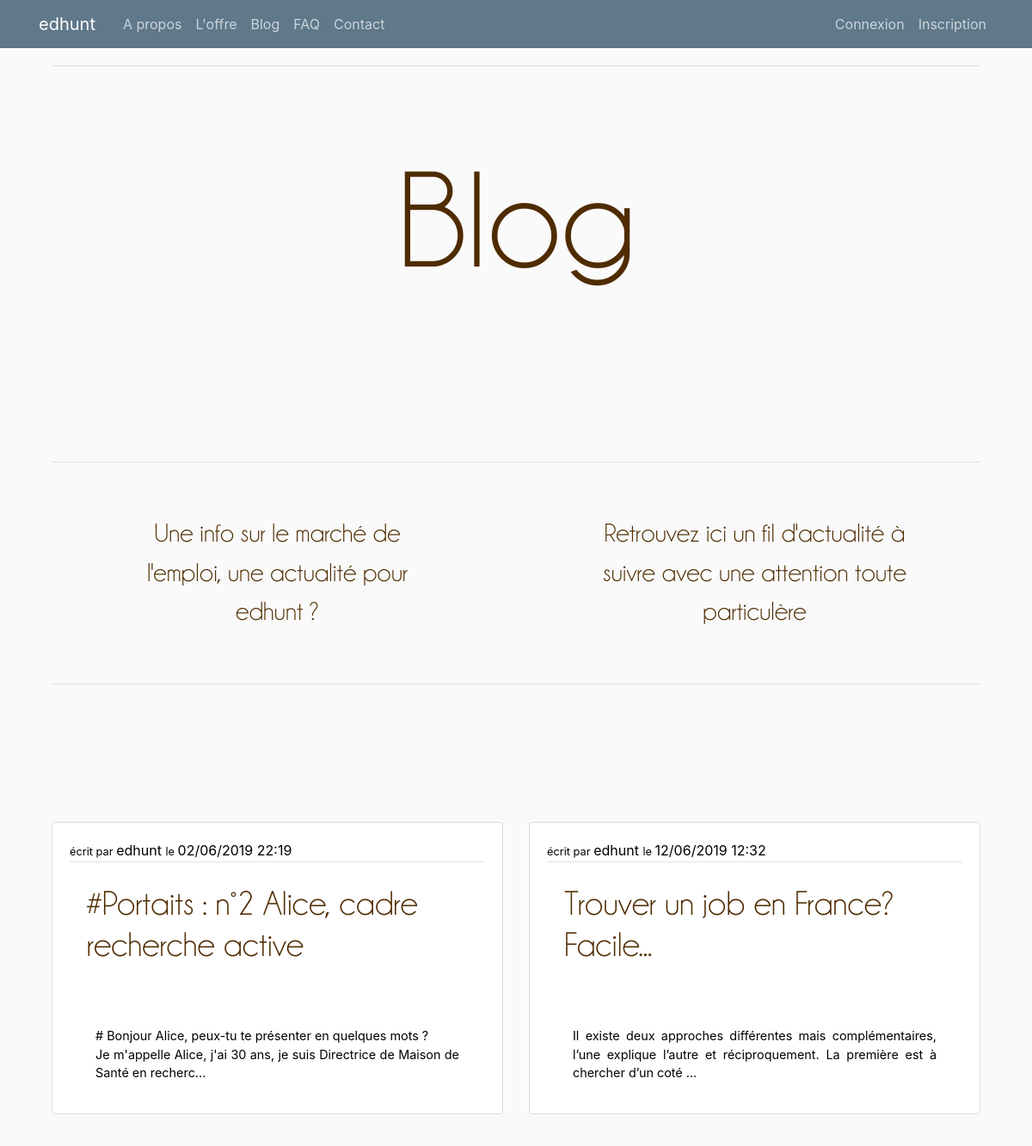
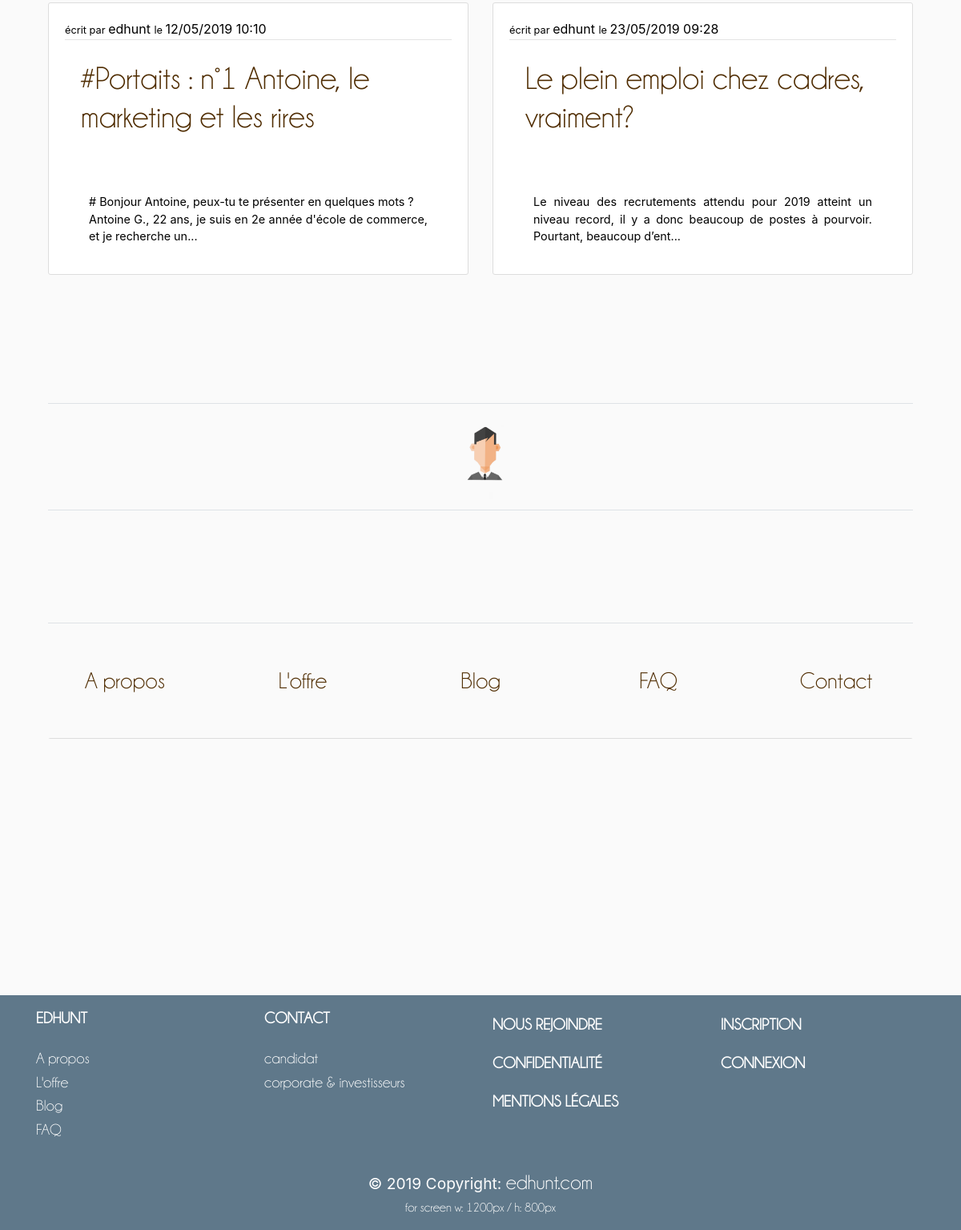
Page /blog on the committed database (2 pictures, top to bottom).
### edhunt/main/model.py (models this page shows, shortened)
class Post(db.Model):
    id = db.Column(db.Integer, primary_key=True)
    title = db.Column(db.String(50), unique=False, nullable=True)
    tags = db.Column(db.String(50), unique=False, nullable=True)
    author = db.Column(db.String(50), unique=False, nullable=True)
    text = db.Column(db.Text(1000), unique=False, nullable=True)
    created = db.Column(db.String(18), unique=False, nullable=True,
                        default=str(datetime.utcnow())[:16])
    source = db.Column(db.String(50), unique=False, nullable=True)
    link = db.Column(db.String(50), unique=False, nullable=True)
    @property
    def header(self):
        return str(self.text)[:140]

### edhunt/main/routes.py (the view)
@main.route("/blog/", methods=["GET"])
@main.route("/blog", methods=["GET"])
@gzipped
def blog():
  posts = Post.query.all()
  return render_template('main/blog.html',
                         title="Blog",
                         text=MainText.blog,
                         posts=posts)

### edhunt/utils/gzip.py (called while the page is built, shortened)
def gzipped(f):
    @functools.wraps(f)
    def view_func(*args, **kwargs):
        @after_this_request
        def zipper(response):
            accept_encoding = request.headers.get('Accept-Encoding', '')
            if 'gzip' not in accept_encoding.lower():
                return response
        return f(*args, **kwargs)
    return view_func

### edhunt/templates/main/blog.html (shortened to what this page needs)
{% extends "layout.html" %}
{% block content %}
<link rel="stylesheet" type="text/css" href="{{ url_for('static', filename='css/main/home2.css') }}">
<link rel="stylesheet" type="text/css" href="{{ url_for('static', filename='css/main/questionnaire.css') }}">
<link rel="stylesheet" type="text/css" href="{{ url_for('static', filename='css/main/blog.css') }}">
<div class="container-fluid">
<div class="content-section" style="background-color: var(--myWhite); border-left: none;border-right: none;">
{% block title %}
<div class="ehTitle">
  <div class="row">
    <div class="col-sm">
      <div class="ehH1">{{text.page.title}} </div>
    </div>
  </div>
  <div class="row">
    <div class="col-sm">
      <div class='ehWhiteBox'></div>
    </div>
  </div>
</div>
{% endblock title %}
{% block subtitle %}
<div class="ehSubtitle">
  <div class="row">
    <div class="col-sm">
      <div class="ehTextBoxTop">
        {{ text.page.head[0] }}
      </div>
    </div>
    <div class="col-sm">
      <div class="ehTextBoxTop">
        {{ text.page.head[1] }}
      </div>
    </div>
  </div>
</div>
{% endblock subtitle %}
{% block blog %}
<div class="ehBlog">
  <div class="row">
    <div class="col-sm">
      <div class='ehWhiteBox'></div>
    </div>
  </div>
  <div class="row">
  {% for post in posts %}
      <div class="col-md-6">
      <a href="{{ url_for('main.post', post_id=post.id) }} ">
      <article class="media content-section myContentBox" >
        <div class="media-body">
          <div class="article-metadata">
            <small>écrit par </small>{{ post.author}} <small>le </small> {{post.created}}
          </div>
          <h2  class='ehLegend' style="padding: 20px">{{ post.title }}</h2>
          <p class="article-content myContentText">{{ post.header }}...</p>
        </div>
      </article>
      </a>
      </div>
  {% endfor %}
  </div>
  <div class="row">
    <div class="col-sm">
      <div class='ehWhiteBox'></div>
    </div>
  </div>
</div>
{% endblock blog %}
{% block sep %}
<div class="sep">
  <div class="row">
    <div class="col-sm">
      <div id="avatar" class="carousel slide" data-ride="carousel">
        <div class="carousel-inner">
          <div class="carousel-item active">
            <img class="d-block w-100" src="static/images/main/avatar.png" alt="">
          </div>
        </div>
      </div>
    </div>
  </div>
</div>
{% endblock sep %}
{% block foot %}
<div class="foot">
  <div class="row">
    <div class="col-sm">
      <div class='ehWhiteBox'></div>
    </div>
  </div>
  <div class="row ">
    {% for ref, name in [ ('main.apropos', 'A propos'),
                          ('main.loffre', 'L\'offre'),
                          ('main.blog', 'Blog'),
                          ('main.faq', 'FAQ'),
                          ('main.contact', 'Contact'), ] %}
    <div class="col-sm">
      <a href="{{ url_for(ref) }}">
        <div class="ehTextBoxFoot">
          {{ name }}
        </div>
      </a>
    </div>
  {% endfor %}
  </div>
</div>
{% endblock foot %}
</div>
</div>
{% endblock %}

### edhunt/templates/layout.html (shortened to what this page needs)
{% extends "layout_parent.html" %}
{% block main %}
  <main role="main" class="container" id="responsiveContainer" style="background-color: var(--myWhite); margin-top: 56px">
    <div class="second_main" style="background-color: var(--myWhite)">
      <div class="row" style="background-color: var(--myWhite)">
        <div class="col-md-12" style="background-color: var(--myWhite)">
        {% block content %}{% endblock %}
      </div>
      </div>
    </div>
  </main>
{% endblock main %}

### edhunt/templates/layout_parent.html (shortened to what this page needs)
<!DOCTYPE html>
<html lang="fr">
{% block head %}
<head>
<link rel="stylesheet" href="https://stackpath.bootstrapcdn.com/bootstrap/4.3.1/css/bootstrap.min.css">
  <link rel="stylesheet" href="https://use.fontawesome.com/releases/v5.8.2/css/all.css">
<link href="https://unpkg.com/aos@2.3.1/dist/aos.css" rel="stylesheet">
  <link rel="stylesheet" type="text/css" href="{{ url_for('static', filename='css/layout2.css') }}">
</head>
{% endblock head %}
{% block body %}
<body onresize="updateResponsiveContainer()" style="overflow-x: hidden">
{% block nav %}
  <header class="site-header" style="top:0; position: fixed; width: 100%; z-index:1">
    <nav class="navbar navbar-expand-md navbar-dark bg-steel top">
      <div class="container">
        <a class="navbar-brand mr-4" href="{{ url_for('main.home') }}">edhunt</a>
        <div class="collapse navbar-collapse" id="navbarToggle">
          <div class="navbar-nav mr-auto">
          {% if not current_user.is_authenticated %}
            <a class="nav-item nav-link" href="{{ url_for('main.apropos') }}">A propos</a>
            <a class="nav-item nav-link" href="{{ url_for('main.loffre') }}">L'offre</a>
            <a class="nav-item nav-link" href="{{ url_for('main.blog') }}">Blog</a>
            <a class="nav-item nav-link" href="{{ url_for('main.faq') }}">FAQ</a>
            <a class="nav-item nav-link" href="{{ url_for('main.contact') }}">Contact</a>
          {% endif %}
          </div>
          <div class="navbar-nav">
            {% if current_user.is_authenticated %}
              <a class="nav-item nav-link" href="{{ url_for('main.edhunt') }}">MyHunt</a>
              <a class="nav-item nav-link" href="{{ url_for('searchs.visualize_searchs') }}">Recherches</a>
              <a class="nav-item nav-link" href="{{ url_for('opportunities.visualize_opportunities') }}">Opportunités</a>
              <a class="nav-item nav-link" href="{{ url_for('plateforms.manage_plateforms') }}">Plateformes</a>
              <a class="nav-item nav-link" href="{{ url_for('users.manage_user') }}">Profil</a>
              <a class="nav-item nav-link" href="{{ url_for('users.logout') }}">Déconnexion</a>
            {% else %}
              <a class="nav-item nav-link" href="{{ url_for('users.login') }}">Connexion</a>
              <a class="nav-item nav-link" href="{{ url_for('users.register_user') }}">Inscription</a>
            {% endif %}
          </div>
        </div>
      </div>
    </nav>
  </header>
{% endblock nav %}
{% block main %}{% endblock main %}
{% block footer %}
<div class="row" style="height: 300px">
</div>
<footer class="page-footer font-small myFooter">
  <div class="container text-center text-md-left">
    <div class="row">
      <div class="col-md-3 mx-auto">
        <h5 class="font-weight-bold text-uppercase mt-3 mb-4"><a class="footerLink" href="{{ url_for('main.home') }}">edhunt </a></h5>
        <ul class="list-unstyled">
          <li> <a class="footerLink" href="{{ url_for('main.apropos') }}">A propos </a></li>
          <li> <a class="footerLink" href="{{ url_for('main.loffre') }}">L'offre</a> </li>
          <li> <a class="footerLink" href="{{ url_for('main.blog') }}">Blog</a> </li>
          <li> <a class="footerLink" href="{{ url_for('main.faq') }}">FAQ</a> </li>
        </ul>
      </div>
      <div class="col-md-3 mx-auto">
        <h5 class="font-weight-bold text-uppercase mt-3 mb-4">contact</h5>
        <ul class="list-unstyled">
          <li> <a class="footerLink" href="{{ url_for('main.contact') }}">candidat</a></li>
          <li> <a class="footerLink" href="{{ url_for('main.corporate_log') }}">corporate & investisseurs</a> </li>
        </ul>
      </div>
      <div class="col-md-3 mx-auto">
        <ul class="list-unstyled">
          <li> <a class="footerLink" href="{{ url_for('main.contact') }}"> <h5 class="font-weight-bold text-uppercase mt-3 mb-4">Nous rejoindre</h5></a> </li>
          <li> <a class="footerLink" href="#!"> <h5 class="font-weight-bold text-uppercase mt-3 mb-4">Confidentialité</h5></a> </li>
          <li> <a class="footerLink" href="#!"> <h5 class="font-weight-bold text-uppercase mt-3 mb-4">Mentions Légales</h5></a> </li>
        </ul>
      </div>
      <div class="col-md-3 mx-auto">
        <ul class="list-unstyled">
          <li> <a class="footerLink" href="{{ url_for('users.register_user') }}"> <h5 class="font-weight-bold text-uppercase mt-3 mb-4">inscription</h5></a> </li>
          <li> <a class="footerLink" href="{{ url_for('users.login') }}"> <h5 class="font-weight-bold text-uppercase mt-3 mb-4">connexion</h5></a> </li>
        </ul>
      </div>
    </div>
  </div>
  <div class="footer-copyright text-center py-3">© 2019 Copyright:
    <a class="footerLink" href="{{ url_for('main.home') }}" style="font-size: 1.6rem;"> edhunt.com <br>
    <div style="font-size: 1rem" >
      for screen <span id="windowSize">X</span>px
    </div>
  </div>
</footer>
{% endblock footer %}
</body>
{% endblock body %}
</html>

### edhunt/static/css/layout2.css (style rules this page uses)
:root { --myBlue:#5f788a; --myBrown:#4F2C00; --myWhite:#fafafa; }
html { font-size: 1rem; background: #fafafa; }
body { background: #fafafa; color: #333333; margin-top: 0em; }
h1, h2, h3, h5, h6 { color: #444444; }
.bg-steel { background-color: #5f788a; }
.site-header .navbar-nav .nav-link { color: #cbd5db; }
.second_main { margin-top: 10px; background: #fafafa; }
.content-section { background: #ffffff; border: 1px solid #dddddd; border-radius: 3px; margin-bottom: 20px; margin-top: 20px; }
.article-content { white-space: pre-line; }
.col-sm { background: #fafafa; }
.article-metadata { padding-bottom: 1px; margin-bottom: 4px; border-bottom: 1px solid #e3e3e3 }
.myFooter { background-color: #5f788a; color: white; font-size: 1.2rem; }
h5 { font-family: champagne; color :white; }
.footerLink { font-family: champagne; color :white; text-decoration: none; }

### edhunt/static/css/main/home2.css (style rules this page uses)
@media (min-width: 100px) { .ehH1 { font-size: 1rem; padding: 5px 0px 5px 0px; margin: 5px 0px 5px 0px; } }
@media (min-width: 100px) { .ehTextBoxTop { font-size: 0.9rem; padding: 10px 10px 10px 10px; margin: 10px 10px 10px 10px; } }
@media (min-width: 100px) { .ehWhiteBox { height: 10px } }
@media (min-width: 100px) { .ehTextBoxFoot { font-size: 0.9rem; padding: 3px 3px 3px 3px; margin: 0px 0px 0px 0px; } }
@media (min-width: 300px) { .ehH1 { font-size: 3rem; padding: 5px 0px 5px 0px; margin: 5px 0px 5px 0px; } }
@media (min-width: 300px) { .ehTextBoxTop { font-size: 1.6rem; padding: 50px 20px 50px 20px; margin: 10px 20px 10px 20px; } }
@media (min-width: 300px) { .ehWhiteBox { height: 60px } }
@media (min-width: 300px) { .ehTextBoxFoot { font-size: 1.6rem; padding: 10px 5px 10px 5px; margin: 0px 0px 0px 0px; } }
@media (min-width: 400px) { .ehH1 { font-size: 4rem; padding: 5px 0px 5px 0px; margin: 5px 0px 5px 0px; } }
@media (min-width: 400px) { .ehTextBoxTop { font-size: 1.6rem; padding: 50px 20px 50px 20px; margin: 10px 20px 10px 20px; } }
@media (min-width: 400px) { .ehWhiteBox { height: 60px } }
@media (min-width: 400px) { .ehTextBoxFoot { font-size: 1.6rem; padding: 10px 5px 10px 5px; margin: 0px 0px 0px 0px; } }
@media (min-width: 576px) { .ehH1 { font-size: 3rem; padding: 5px 0px 5px 0px; margin: 5px 0px 5px 0px; } }
@media (min-width: 576px) { .ehTextBoxTop { font-size: 1.4rem; padding: 10px 20px 10px 20px; margin: 10px 20px 10px 20px; } }
@media (min-width: 576px) { .ehWhiteBox { height: 60px } }
@media (min-width: 576px) { .ehTextBoxFoot { font-size: 1.2rem; padding: 20px 3px 20px 3px; margin: 0px 0px 0px 0px; } }
@media (min-width: 768px) { .ehH1 { font-size: 4rem; padding: 10px 0px 5px 0px; margin: 10px 0px 5px 0px; } }
@media (min-width: 768px) { .ehTextBoxTop { font-size: 1.4rem; padding: 10px 20px 10px 20px; margin: 10px 20px 10px 20px; } }
@media (min-width: 768px) { .ehWhiteBox { height: 60px } }
@media (min-width: 768px) { .ehTextBoxFoot { font-size: 1.4rem; padding: 20px 5px 20px 5px; margin: 0px 0px 0px 0px; } }
@media (min-width: 892px) { .ehH1 { font-size: 6rem; padding: 10px 0px 5px 0px; margin: 10px 0px 5px 0px; } }
@media (min-width: 892px) { .ehTextBoxTop { font-size: 1.5rem; padding: 30px 20px 30px 20px; margin: 30px 20px 30px 20px; } }
@media (min-width: 892px) { .ehWhiteBox { height: 100px } }
@media (min-width: 892px) { .ehTextBoxFoot { font-size: 1.5rem; padding: 30px 10px 30px 10px; margin: 0px 0px 0px 0px; } }
@media (min-width: 1120px) { .ehH1 { font-size: 10rem; padding: 30px 0px 10px 0px; margin: 30px 0px 10px 0px; } }
@media (min-width: 1120px) { .ehTextBoxTop { font-size: 1.9rem; padding: 30px 40px 30px 40px; margin: 30px 40px 30px 40px; } }
@media (min-width: 1120px) { .ehWhiteBox { height: 140px } }
@media (min-width: 1120px) { .ehTextBoxFoot { font-size: 1.8rem; padding: 50px 20px 50px 20px; margin: 0px 0px 0px 0px; } }
.ehH1 { font-family: champagne; text-align: center; color :var(--myBrown); }
.ehTextBoxTop { font-family: champagne; text-align: center; color :var(--myBrown); }
.ehTextBoxFoot { font-family: champagne; text-align: center; color :var(--myBrown); }
.ehWhiteBox { background-color: var(--myWhite); border:none; }
a { text-decoration: none; }

### rows in the picture
Post: author "edhunt", created "02/06/2019 22:19", title "#Portaits : n°2 Alice, cadre recherche active", header "# Bonjour Alice, peux-tu te présenter en quelques mots ? Je m'appelle Alice, j'ai 30 ans, je suis Directrice de Maison de Santé en recherc"
Post: author "edhunt", created "12/06/2019 12:32", title "Trouver un job en France? Facile...", header "Il existe deux approches différentes mais complémentaires, l’une explique l’autre et réciproquement. La première est à chercher d’un coté"
Post: author "edhunt", created "12/05/2019 10:10", title "#Portaits : n°1 Antoine, le marketing et les rires", header "# Bonjour Antoine, peux-tu te présenter en quelques mots ? Antoine G., 22 ans, je suis en 2e année d'école de commerce, et je recherche un"
Post: author "edhunt", created "23/05/2019 09:28", title "Le plein emploi chez cadres, vraiment?", header "Le niveau des recrutements attendu pour 2019 atteint un niveau record, il y a donc beaucoup de postes à pourvoir. Pourtant, beaucoup d’ent"

### other values in the picture
{{ text.page.title }} "Blog"
{{ text.page.head[0] }} "Une info sur le marché de l'emploi, une actualité pour edhunt ?"
{{ text.page.head[1] }} "Retrouvez ici un fil d'actualité à suivre avec une attention toute particulère"
{{ name }} "A propos" "L'offre" "Blog" "FAQ" "Contact"
